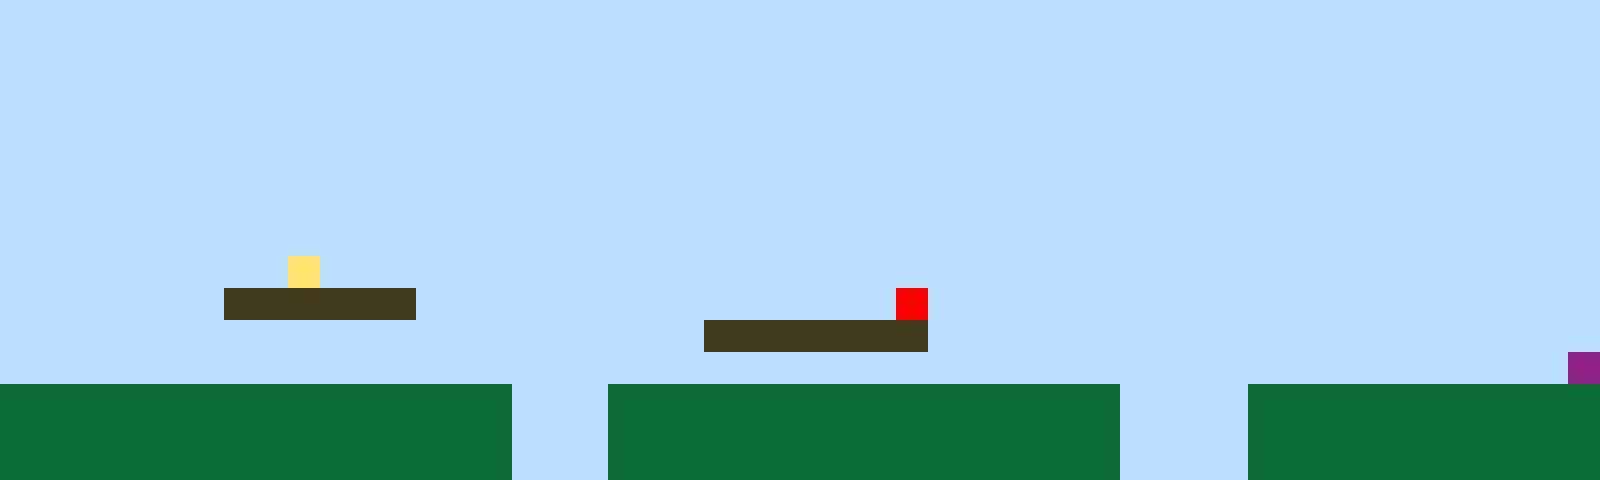

The image is a tile-based game level rendered from a .tmx file. Its description and complete source (layers, tilesets, objects, tile grids) follow:
An orthogonal 50x15 tile map with 32x32 px tiles, 1 tile layer (Tile Layer 1).

<map version="1.10" tiledversion="1.11.2" orientation="orthogonal" renderorder="right-up" width="50" height="15" tilewidth="32" tileheight="32" infinite="0" nextlayerid="2" nextobjectid="1"><editorsettings><export target="map1.csv" format="csv" /></editorsettings><tileset firstgid="1" name="sprites" tilewidth="32" tileheight="32" tilecount="6" columns="3"><image source="sprites.png" width="96" height="64" /></tileset><layer id="1" name="Tile Layer 1" width="50" height="15"><data encoding="csv">1,1,1,1,1,1,1,1,1,1,1,1,1,1,1,1,1,1,1,1,1,1,1,1,1,1,1,1,1,1,1,1,1,1,1,1,1,1,1,1,1,1,1,1,1,1,1,1,1,1,1,1,1,1,1,1,1,1,1,1,1,1,1,1,1,1,1,1,1,1,1,1,1,1,1,1,1,1,1,1,1,1,1,1,1,1,1,1,1,1,1,1,1,1,1,1,1,1,1,1,1,1,1,1,1,1,1,1,1,1,1,1,1,1,1,1,1,1,1,1,1,1,1,1,1,1,1,1,1,1,1,1,1,1,1,1,1,1,1,1,1,1,1,1,1,1,1,1,1,1,1,1,1,1,1,1,1,1,1,1,1,1,1,1,1,1,1,1,1,1,1,1,1,1,1,1,1,1,1,1,1,1,1,1,1,1,1,1,1,1,1,1,1,1,1,1,1,1,1,1,1,1,1,1,1,1,1,1,1,1,1,1,1,1,1,1,1,1,1,1,1,1,1,1,1,1,1,1,1,1,1,1,1,1,1,1,1,1,1,1,1,1,1,1,1,1,1,1,1,1,1,1,1,1,1,1,1,1,1,1,1,1,1,1,1,1,1,1,1,1,1,1,1,1,1,1,1,1,1,1,1,1,1,1,1,1,1,1,1,1,1,1,1,1,1,1,1,1,1,1,1,1,1,1,1,1,1,1,1,1,1,1,1,1,1,1,1,1,1,1,1,1,1,1,1,1,1,1,1,1,1,1,1,1,1,1,1,1,1,1,1,1,1,1,1,1,1,1,1,1,1,1,1,1,1,1,1,1,1,1,1,1,1,1,1,1,1,1,1,1,1,1,1,1,1,1,1,1,1,1,1,1,1,1,1,1,1,1,1,1,1,1,1,1,1,1,1,1,1,1,1,1,1,1,1,1,1,1,1,4,1,1,1,1,1,1,1,1,1,1,1,1,1,1,1,1,1,1,1,1,1,1,1,1,1,1,1,1,1,1,1,1,1,1,1,1,1,1,1,1,1,1,1,1,1,1,1,3,3,3,3,3,3,1,1,1,1,1,1,1,1,1,1,1,1,1,1,1,5,1,1,1,1,1,1,1,1,1,1,1,1,1,1,1,1,1,1,1,1,1,1,1,1,1,1,1,1,1,1,1,1,1,1,1,1,1,1,1,1,1,1,1,3,3,3,3,3,3,3,1,1,1,1,1,1,1,1,1,1,1,1,1,1,1,1,1,1,1,1,1,1,1,1,1,1,1,1,1,1,1,1,1,1,1,1,1,1,1,1,1,1,1,1,1,1,1,1,1,1,1,1,1,1,1,1,1,1,1,1,1,1,1,1,1,1,1,1,1,1,6,2,2,2,2,2,2,2,2,2,2,2,2,2,2,2,2,1,1,1,2,2,2,2,2,2,2,2,2,2,2,2,2,2,2,2,1,1,1,1,2,2,2,2,2,2,2,2,2,2,2,2,2,2,2,2,2,2,2,2,2,2,2,2,2,2,2,1,1,1,2,2,2,2,2,2,2,2,2,2,2,2,2,2,2,2,1,1,1,1,2,2,2,2,2,2,2,2,2,2,2,2,2,2,2,2,2,2,2,2,2,2,2,2,2,2,2,1,1,1,2,2,2,2,2,2,2,2,2,2,2,2,2,2,2,2,1,1,1,1,2,2,2,2,2,2,2,2,2,2,2</data></layer></map>
